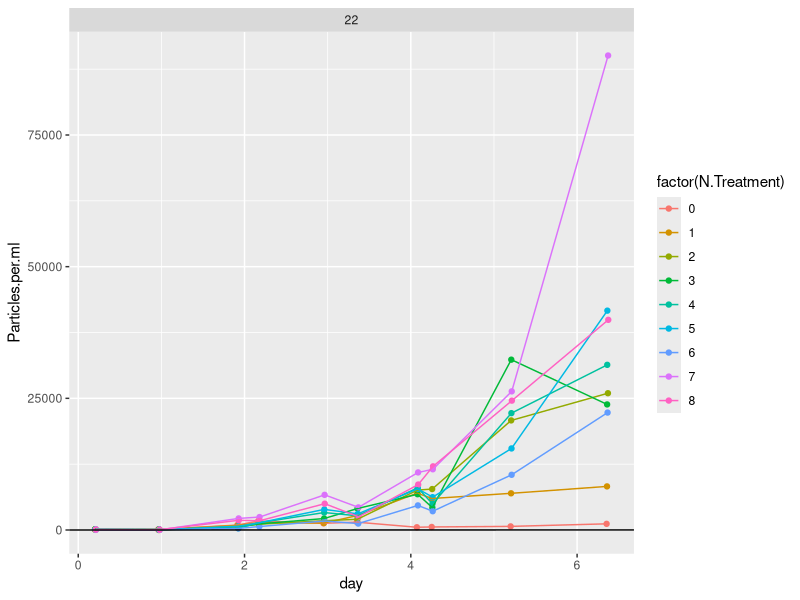
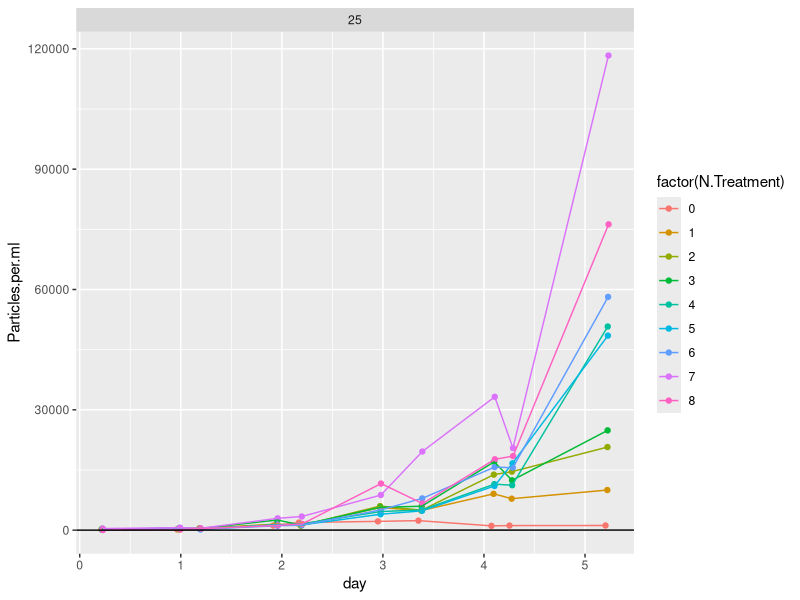
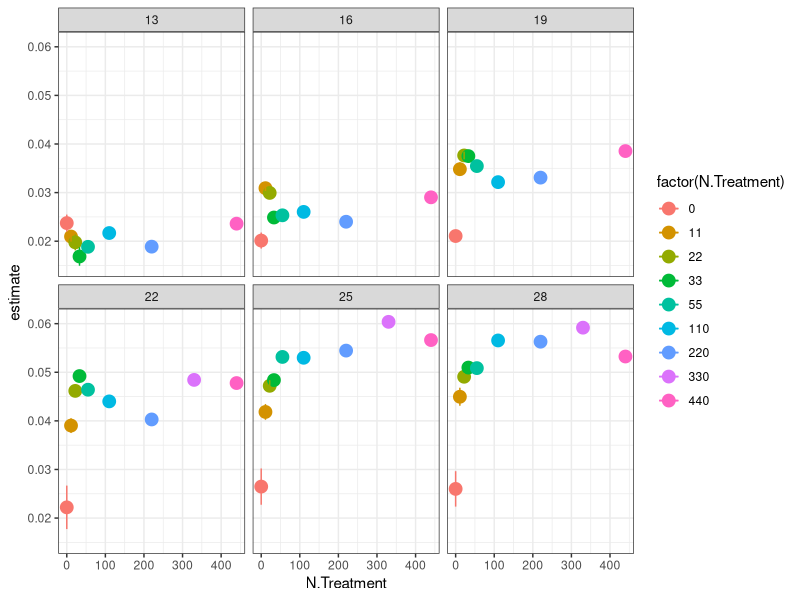
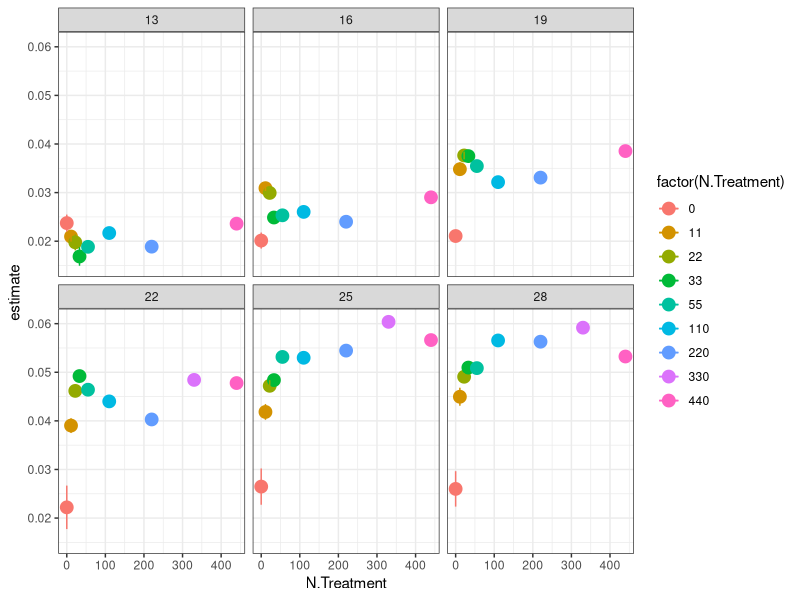

Recreate these plots in R, in order. (Note: this script raises an error after producing the figures.)
library(tidyverse)
library(broom)
library(minpack.lm)
library(purrr)
library(stringr)

AC <- read_csv("data/monod_data/AC_15_08_17.csv")

#plot raw data 
AC %>% 
  mutate(day = Hours.since.Innoc/24) %>% 
  filter(Temperature==22 ) %>% 
  #mutate(Particles.per.ml = log(Particles.per.ml)) %>% 
  ggplot(data = ., aes(x = day, y = Particles.per.ml, color = factor(N.Treatment))) + geom_point() +
  facet_wrap( ~ Temperature, scales = "free") + geom_line() + geom_abline(slope = 1, intercept = 5)


#filter out data where K seems to have been reaACed beyond the variability expected by noise (quite arbitrary)
ACfiltered<- AC %>% 
  mutate(day = Hours.since.Innoc/24) %>% 
  filter(  Temperature == 13 & N.Treatment == 8 & day<7|
           Temperature == 13 & N.Treatment == 7 & day<7|
           Temperature == 13 & N.Treatment == 6 & day<7| 
           Temperature == 13 & N.Treatment == 5 & day<7|
           Temperature == 13 & N.Treatment == 4 & day<7|
           Temperature == 13 & N.Treatment == 3 & day<7|
           Temperature == 13 & N.Treatment == 2 & day<7|
           Temperature == 13 & N.Treatment == 1 & day<7|
           Temperature == 13 & N.Treatment == 0 & day<7|
           Temperature == 16 & N.Treatment == 8 & day<8|
           Temperature == 16 & N.Treatment == 7 & day<8|
           Temperature == 16 & N.Treatment == 6 & day<8| 
           Temperature == 16 & N.Treatment == 5 & day<8|
           Temperature == 16 & N.Treatment == 4 & day<8|
           Temperature == 16 & N.Treatment == 3 & day<8|
           Temperature == 16 & N.Treatment == 2 & day<8|
           Temperature == 16 & N.Treatment == 1 & day<8|
           Temperature == 16 & N.Treatment == 0 & day<8|
           Temperature == 19 & N.Treatment == 8 & day<8|
           Temperature == 19 & N.Treatment == 7 & day<8|
           Temperature == 19 & N.Treatment == 6 & day<8| 
           Temperature == 19 & N.Treatment == 5 & day<8|
           Temperature == 19 & N.Treatment == 4 & day<8|
           Temperature == 19 & N.Treatment == 3 & day<8 |
           Temperature == 19 & N.Treatment == 2 & day<8 |
           Temperature == 19 & N.Treatment == 1 & day<8 |
           Temperature == 19 & N.Treatment == 0 & day<8 |
           Temperature == 22 & N.Treatment == 8 & day<6 |
           Temperature == 22 & N.Treatment == 7 & day<6 |
           Temperature == 22 & N.Treatment == 6 & day<6 | 
           Temperature == 22 & N.Treatment == 5 & day<6 |
           Temperature == 22 & N.Treatment == 4 & day<5.5 |
           Temperature == 22 & N.Treatment == 3 & day<5.5 |
           Temperature == 22 & N.Treatment == 2 & day<5.5 |
           Temperature == 22 & N.Treatment == 1 & day<5.5 |
           Temperature == 22 & N.Treatment == 0 & day<5.5 |
           Temperature == 25 & N.Treatment == 8 & day<6 |
           Temperature == 25 & N.Treatment == 7 & day<6 |
           Temperature == 25 & N.Treatment == 6 & day<6 | 
           Temperature == 25 & N.Treatment == 5 & day<6 |
           Temperature == 25 & N.Treatment == 4 & day<6 |
           Temperature == 25 & N.Treatment == 3 & day<6 |
           Temperature == 25 & N.Treatment == 2 & day<6 |
           Temperature == 25 & N.Treatment == 1 & day<6 |
           Temperature == 25 & N.Treatment == 0 & day<6 |
           Temperature == 28 & N.Treatment == 8 & day<6 |
           Temperature == 28 & N.Treatment == 7 & day<6 |
           Temperature == 28 & N.Treatment == 6 & day<6 | 
           Temperature == 28 & N.Treatment == 5 & day<6 |
           Temperature == 28 & N.Treatment == 4 & day<6 |
           Temperature == 28 & N.Treatment == 3 & day<6 |
           Temperature == 28 & N.Treatment == 2 & day<6 |
           Temperature == 28 & N.Treatment == 1 & day<6 |
           Temperature == 28 & N.Treatment == 0 & day<6  )


#plot filtered data
ACfiltered %>% 
  mutate(day = Hours.since.Innoc/24) %>% 
  filter(Temperature==25) %>% 
  #mutate(Particles.per.ml = log(Particles.per.ml)) %>% 
  ggplot(data = ., aes(x = day, y = Particles.per.ml, color = factor(N.Treatment))) + geom_point() +
  facet_wrap( ~ Temperature, scales = "free") + geom_line() + geom_abline(slope = 1, intercept = 5)


#take filtered data, add actual N concentrations, plot monod curves
ACfilteredN<- ACfiltered %>% 	
  mutate(N.Treatment = str_replace(N.Treatment, "1", "11")) %>%
  mutate(N.Treatment = str_replace(N.Treatment, "2", "22")) %>% 
  mutate(N.Treatment = str_replace(N.Treatment, "3", "33")) %>%
  mutate(N.Treatment = str_replace(N.Treatment, "4", "55")) %>%
  mutate(N.Treatment = str_replace(N.Treatment, "5", "110")) %>%
  mutate(N.Treatment = str_replace(N.Treatment, "6", "220")) %>%
  mutate(N.Treatment = str_replace(N.Treatment, "7", "330")) %>%
  mutate(N.Treatment = str_replace(N.Treatment, "8", "440")) %>%  
  mutate(N.Treatment = str_replace(N.Treatment, "1105", "55")) %>% 
  mutate(N.Treatment = as.numeric(N.Treatment))


ACfilteredN %>% 
  group_by(Temperature, N.Treatment) %>% 
  do(tidy(nls(Particles.per.ml ~ 75 * (1+a)^(Hours.since.Innoc),
              data= .,  start=list(a=0.01),
              control = nls.control(maxiter=100, minFactor=1/204800000)))) %>% 
  ungroup() %>% 
  ggplot(aes(x = N.Treatment, y = estimate, color = factor(N.Treatment))) + geom_point(size = 4) +
  geom_line() + theme_bw() + facet_wrap( ~ Temperature) + 
  geom_errorbar(aes(ymin=estimate-std.error, ymax=estimate+std.error), width=.1) 
ggsave("figures/AC_monod_curves.png")

AC_r <- ACfilteredN %>% 
  group_by(Temperature, N.Treatment) %>% 
  do(tidy(nls(Particles.per.ml ~ 75 * (1+a)^(Hours.since.Innoc),
              data= .,  start=list(a=0.01),
              control = nls.control(maxiter=100, minFactor=1/204800000)))) 

write_ACv(AC_r, "data-processed/fitted_r_AC_from_2015.ACv")


ACfilteredN %>% 
  group_by(Temperature, N.Treatment) %>% 
  do(tidy(nls(Particles.per.ml ~ 75 * (1+a)^(Hours.since.Innoc),
              data= .,  start=list(a=0.01),
              control = nls.control(maxiter=100, minFactor=1/204800000)))) %>% 
  ggplot(aes(x = Temperature, y = estimate, color = factor(Temperature))) + geom_point(size = 1) +
  geom_line() + theme_bw() + facet_wrap( ~ N.Treatment) + 
  geom_errorbar(aes(ymin=estimate-std.error, ymax=estimate+std.error), width=.1) 
ggsave("figures/AC_TPC_by_nitrate_curves.png")


#set up the bootstrapping
for (j in c(13, 16, 19, 22, 25, 28)){
for (k in c(0, 11, 22, 33, 55, 110, 220, 440)){
test<-subset(ACfilteredN, ACfilteredN$Temperature==j & ACfilteredN$N.Treatment==k)
boot_r<-1:100
for(i in 1:100){
  mod<-sample_n(test, length(test$day)-1) %>%
  do(tidy(nls(Particles.per.ml ~ 75 * (1+a)^(Hours.since.Innoc),
              data= .,  start=list(a=0.01),
              control = nls.control(maxiter=100, minFactor=1/204800000))))
  boot_r[i]<-mod$estimate
  name<-data.frame(a=unique(boot_r), Temperature=test$Temperature[1], N.Treatment=test$N.Treatment[1])
  assign(paste("boot_r_unique", test$Temperature[1], test$N.Treatment[1], sep ="_"), name)
 }
}
}

# bind all of the objects that start with boot_r_unique_!

#trying that here
mget(ls(pattern="boot_r_unique"))

allboots<-do.call("rbind", mget(ls(pattern="boot_r_unique")))

allboots %>% 
  group_by(Temperature, N.Treatment) %>% 
  ggplot(aes(x = N.Treatment, y = a, color = factor(N.Treatment))) + geom_point(size = 2) +
  geom_line() + theme_bw() + facet_wrap( ~ Temperature)
